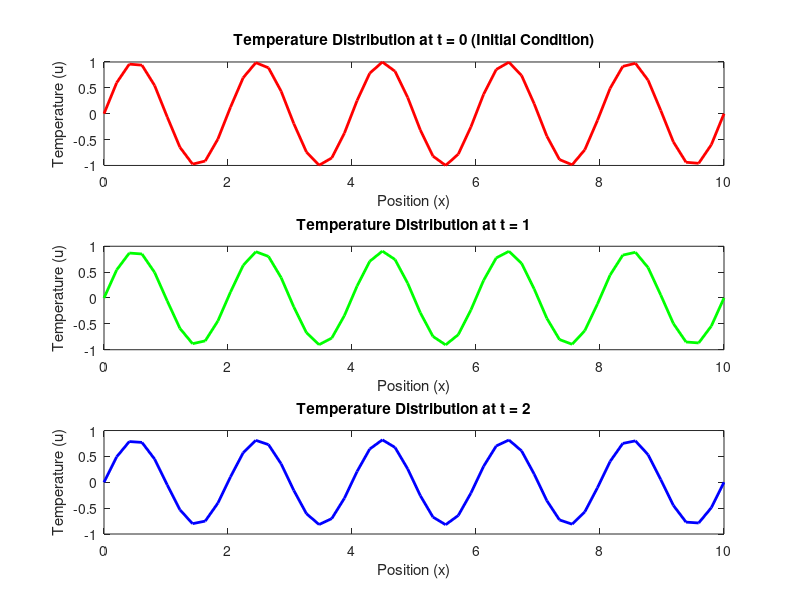
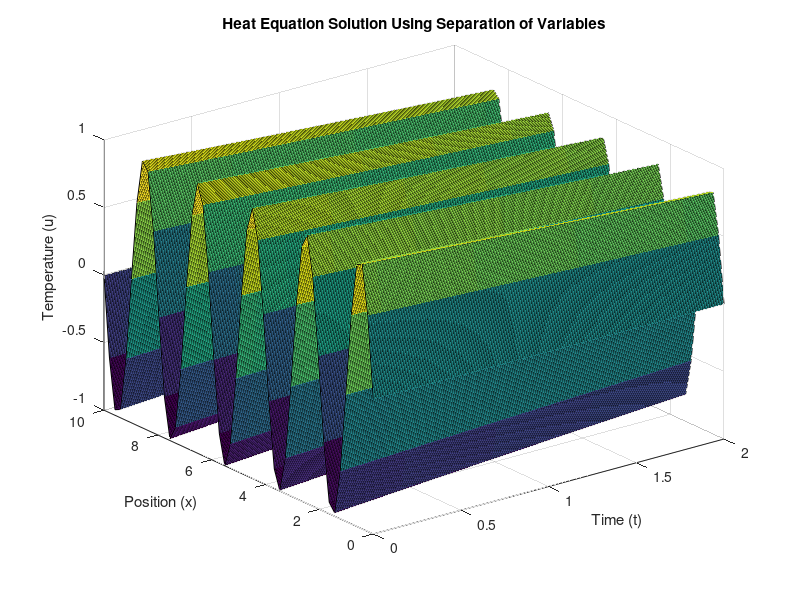

Write MATLAB code to recreate these figures, in order.
% Parameters
L = 10;           % Length of the rod
T_final = 2;      % Final time
alpha = 0.01;     % Thermal diffusivity
Nx = 50;          % Number of spatial points
Nt = 500;         % Number of time steps
x = linspace(0, L, Nx);  % Spatial grid
t = linspace(0, T_final, Nt); % Time grid

% Initial condition: u(x, 0) = sin(pi*x)
u_initial = sin(pi * x);  % Initial temperature distribution

% Eigenvalue problem: X''(x) + lambda X(x) = 0
% The solution of this equation is X_n(x) = sin(n*pi*x / L), where n is an integer
n_values = 1:10;  % First few eigenvalues
lambda_values = (n_values * pi / L).^2;  % Corresponding eigenvalues

% Time-dependent solution: T_n(t) = exp(-alpha * lambda_n * t)
% The general solution is a sum of all these modes
u = zeros(Nx, Nt);  % Solution matrix (space x time)

for n = 1:length(n_values)
    lambda_n = lambda_values(n);
    X_n = sin(n * pi * x / L);  % Spatial part
    T_n = exp(-alpha * lambda_n * t);  % Temporal part
    
    % Add contribution of the n-th mode to the solution
    % Using Fourier coefficients for initial condition
    A_n = trapz(x, u_initial .* X_n) * 2 / L;  % Fourier coefficient
    u = u + A_n * X_n' * T_n;  % Build the solution
end

% Display the values of u(x,t) at specific points (for example, at t = T_final)
disp('Temperature values u(x,t) at specific time points:');

% Example: Display u(x,t) at the final time step
disp('Temperature at t = T_final:');
disp(u(:, Nt));  % Display the temperature at the final time (t = T_final)

% Optionally, display u(x,t) at other time steps as well (for example, at T/2)
disp('Temperature at t = T_final/2:');
disp(u(:, round(Nt/2)));  % Display the temperature at middle time step (T/2)

% Optionally, display u(x,t) at the first time step (initial condition)
disp('Initial temperature distribution at t = 0:');
disp(u(:, 1));  % Display the initial temperature at t = 0

% Plot the results for different times
figure;
subplot(3,1,1);
plot(x, u(:,1), 'r', 'LineWidth', 2);
xlabel('Position (x)');
ylabel('Temperature (u)');
title('Temperature Distribution at t = 0 (Initial Condition)');

subplot(3,1,2);
plot(x, u(:, round(Nt/2)), 'g', 'LineWidth', 2);
xlabel('Position (x)');
ylabel('Temperature (u)');
title(['Temperature Distribution at t = ', num2str(T_final/2)]);

subplot(3,1,3);
plot(x, u(:, Nt), 'b', 'LineWidth', 2);
xlabel('Position (x)');
ylabel('Temperature (u)');
title(['Temperature Distribution at t = ', num2str(T_final)]);

% Create a 3D surface plot to visualize the entire solution
figure;
surf(t, x, u);
xlabel('Time (t)');
ylabel('Position (x)');
zlabel('Temperature (u)');
title('Heat Equation Solution Using Separation of Variables');